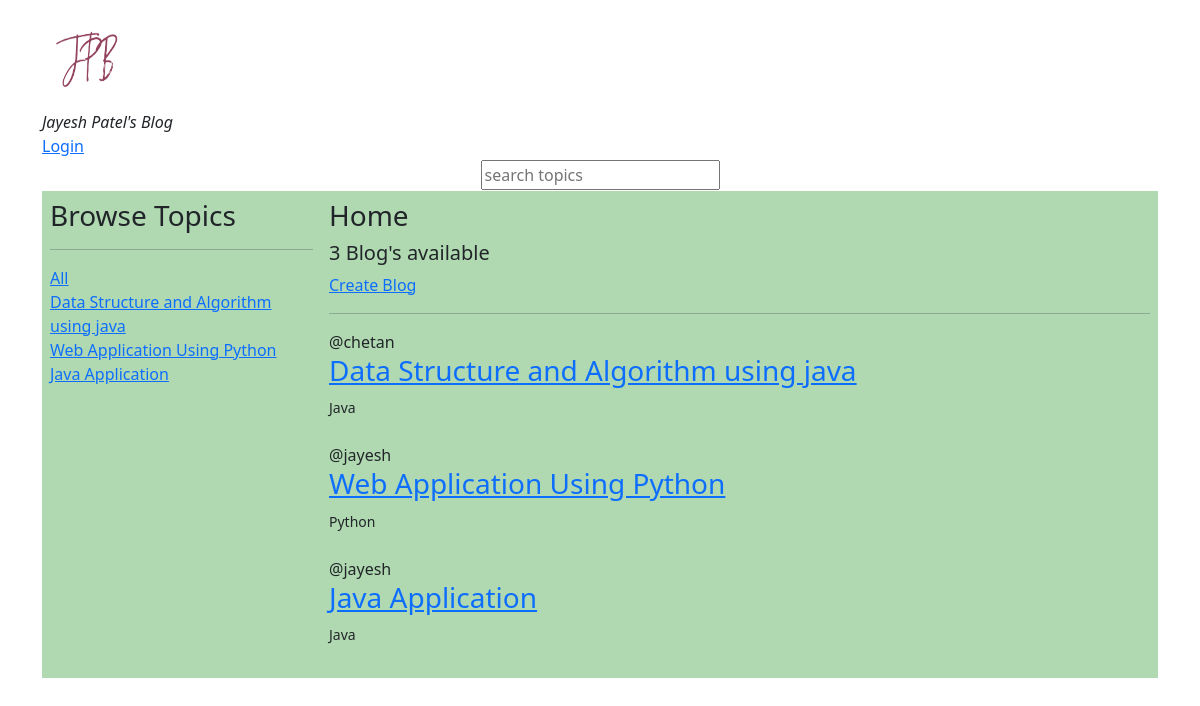
The page / on the database its author committed.
### base/models.py (models this page shows, shortened)
class Room(models.Model):
    host = models.ForeignKey(User, on_delete=models.SET_NULL, null=True)
    topic = models.ForeignKey(Topic, on_delete=models.SET_NULL, null=True)
    name = models.CharField(max_length=200)
    description = models.TextField(null=True, blank=True)
    update = models.DateTimeField(auto_now=True)
    created = models.DateTimeField(auto_now_add=True)
    class Meta:
        ordering = ['-update', '-created']

class Topic(models.Model):
    name = models.CharField(max_length=200)

### base/views.py (the view)
# urls.py: path('',homeapp, name='home'),
def homeapp(request):
    q = request.GET.get('q') if request.GET.get('q')!=None else ''
    rooms = Room.objects.filter(
        Q(topic__name__icontains=q) |
        Q(name__icontains=q) |
        Q(description__icontains=q)
    )
    room_count = rooms.count()
    topics = Room.objects.all()
    context = {'rooms':rooms,'topics':topics, 'room_count':room_count}
    return render(request,'base/home.html',context)

### base/templates/base/home.html (shortened to what this page needs)
{% extends 'main.html' %}
{% block content %}
<div class="home-container">
    <div class="right-side">
        <h3>Browse Topics</h3>
        <hr>
        <a href="{% url 'home' %}">All</a>
        {% for topic in topics%}
        <div>
            <a href="{% url 'home'%}?q={{topic.name}}">{{topic.name}}</a>
        </div>
        {% endfor %}
    </div>
    <div class="left-side">
        <h3>Home<h3>
        <h5>{{room_count}} Blog's available</h5>
        <a href="{% url 'create-room' %}">Create Blog</a><br>
            <table>
            <hr>
            {% for room in rooms%}
                <span>@{{room.host.username}}</span>
                <h3><a href="{% url 'room' room.id %}">{{room.name}} </a></h3>
                <small>{{room.topic.name}}</small><br><br>
            {% endfor %}
                </table>
    </div>
</div>
{% endblock %}

### templates/main.html (shortened to what this page needs)
<!DOCTYPE html>
<html>
    <head>
        {% load bootstrap5 %}
        {% bootstrap_css %}
    </head>
    <body>
      <div class='container'>
        <div class='.home-container'>
            {% include 'navbar.html'%}
            {% block content %}{% endblock %}
            </div>
        </div>
    </body>
</html>

### templates/navbar.html (shortened to what this page needs)
{% load static %}
{% load bootstrap5 %}
<div class = "">
<a href='/'>
    <img src="{% static 'logo1-removebg-preview.png'%}" width="100" height="100">
</a><br><i>Jayesh Patel's Blog</i>
</div>
<div class="h-100 align-items-right justify-content-right">
    {% if request.user.is_authenticated %}
    <a href="{% url 'logout' %}">Logout</a>
    <i>Hello {{request.user}}</i>
    {% else %}
    <a href="{% url 'login' %}">Login</a>
    {% endif %}
    </div>
<div class="h-100 d-flex align-items-center justify-content-center">
<form method='GET' action="">
    <input type='text' name='q' placeholder='search topics'/>
</form>
</div>

### templates/main.html (style rules this page uses)
body { border-block: 10px solid white; }
.home-container { background-color: #B0D9B1; }

### base/templates/base/home.html (style rules this page uses)
.home-container { display:grid; grid-template-columns: 1fr 3fr; }
.home-container { background-color: #B0D9B1; }
.right-side { border: 8px solid #B0D9B1; }
.left-side { border: 8px solid #B0D9B1; }

### rows shown on the page
Room: name "Data Structure and Algorithm using java", host.username "chetan", topic.name "Java"
Room: name "Web Application Using Python", host.username "jayesh", topic.name "Python"
Room: name "Java Application", host.username "jayesh", topic.name "Java"

### other values the page prints
{{ room_count }} "3"
